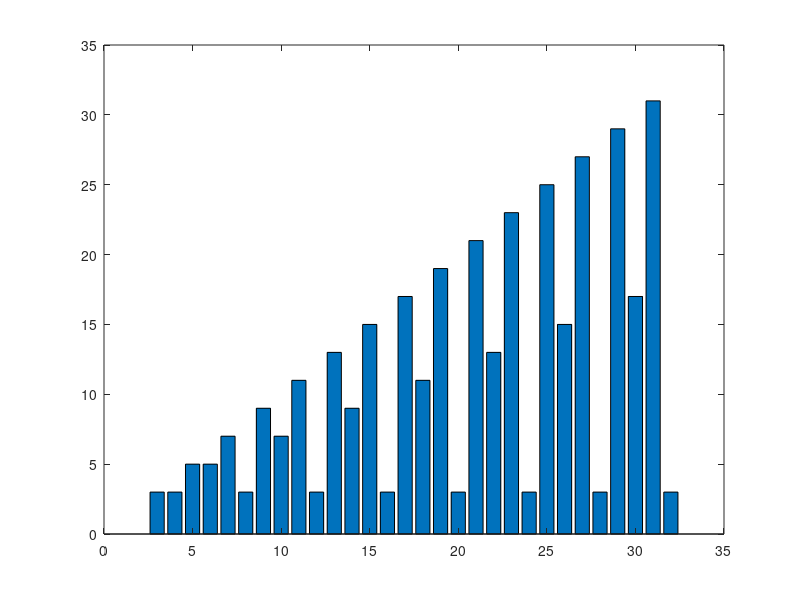

Recreate this plot in MATLAB.
% Ejemplo de Script: Determina el rango
%de un cuadrado magico

clear all;
r=zeros(1,32);
for n=3:32
    %r(n)=sin(n/2);
    r(n)=rank(magic(n));
end 
r
bar(r)

% 1. hace una matriz de ceros 1x32         rank(magic(n));
% 2. para n de 3 a 32 hace el rango del cuadrado magico de la matriz r
%   cuando es de tamano nxn. El rango sirve para estimar la linealidad de filas
%   o columnas indep de una matriz. 
% 3. muestra la matriz r
% 4. bar(r) dibuja las columnas de la matriz r de tamano MxN. El eje Y como M 
%    grupos de N barras verticales. Bar(Y) usa por defecto X=1:M. 